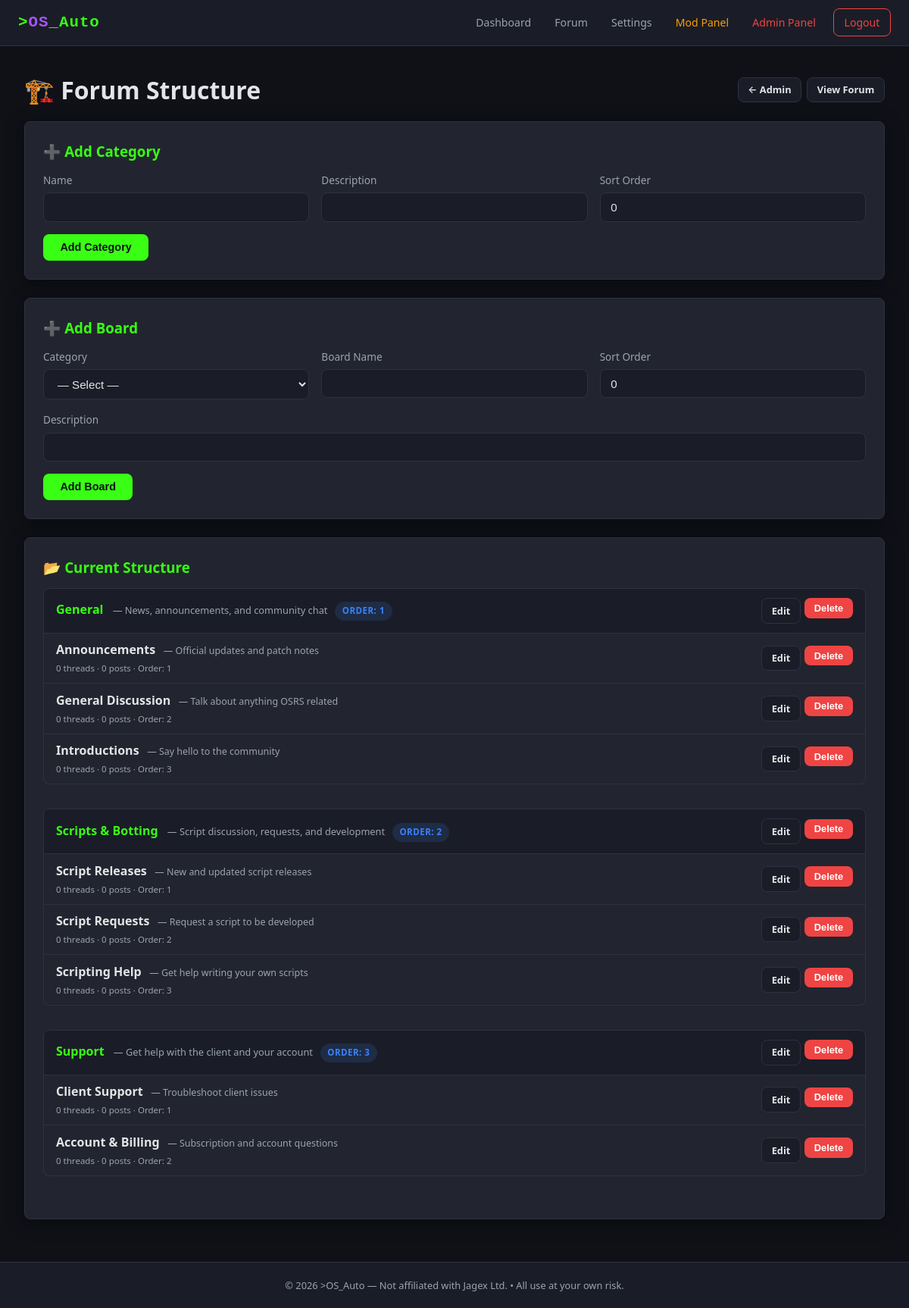
The page /admin/forums.php (signed in) on the database its author committed.
### tables this page shows
CREATE TABLE `forum_categories` (
  `category_id` INT UNSIGNED  NOT NULL AUTO_INCREMENT,
  `name`        VARCHAR(120)  NOT NULL,
  `description` TEXT          DEFAULT NULL,
  `sort_order`  INT           NOT NULL DEFAULT 0,
  PRIMARY KEY (`category_id`)
);

CREATE TABLE `forum_boards` (
  `board_id`     INT UNSIGNED NOT NULL AUTO_INCREMENT,
  `category_id`  INT UNSIGNED NOT NULL,
  `name`         VARCHAR(120) NOT NULL,
  `description`  TEXT         DEFAULT NULL,
  `sort_order`   INT          NOT NULL DEFAULT 0,
  `thread_count` INT UNSIGNED NOT NULL DEFAULT 0,
  `post_count`   INT UNSIGNED NOT NULL DEFAULT 0,
  `last_post_id` INT UNSIGNED DEFAULT NULL,
  `created_at`   DATETIME     NOT NULL DEFAULT CURRENT_TIMESTAMP,
  PRIMARY KEY (`board_id`),
  CONSTRAINT `fk_board_category`
    FOREIGN KEY (`category_id`) REFERENCES `forum_categories`(`category_id`)
    ON DELETE CASCADE
);

### includes/functions.php (called while the page is built, shortened)
<?php
function e(string $value): string
{
    return htmlspecialchars($value, ENT_QUOTES, 'UTF-8');
}

### admin/forums.php (the view, shortened to what this page needs)
<?php
require_once __DIR__ . '/../includes/db.php';
require_once __DIR__ . '/../includes/functions.php';
$editCat   = null;
$editBoard = null;
$categories = $pdo->query('SELECT * FROM `forum_categories` ORDER BY `sort_order` ASC, `category_id` ASC')->fetchAll();
$boards     = $pdo->query('SELECT * FROM `forum_boards` ORDER BY `sort_order` ASC, `board_id` ASC')->fetchAll();
$boardsByCat = [];
foreach ($boards as $b) $boardsByCat[$b['category_id']][] = $b;
require_once __DIR__ . '/../includes/header.php';
?>
<div class="flex-between flex-between-mobile mb-1">
  <h1>🏗️ Forum Structure</h1>
  <div style="display:flex;gap:.4rem;flex-wrap:wrap;">
    <a href="/admin/index.php" class="btn btn-secondary btn-sm">&larr; Admin</a>
    <a href="/forum/index.php" class="btn btn-secondary btn-sm">View Forum</a>
  </div>
</div>
<div class="card">
  <h3><?= $editCat ? '✏️ Edit Category' : '➕ Add Category' ?></h3>
  <form method="POST">
    <div class="grid-3" style="gap:1rem;">
      <div class="form-group">
        <label>Name</label>
        <input type="text" name="cat_name" required
               value="<?= e($editCat['name'] ?? '') ?>">
      </div>
      <div class="form-group">
        <label>Description</label>
        <input type="text" name="cat_desc"
               value="<?= e($editCat['description'] ?? '') ?>">
      </div>
      <div class="form-group">
        <label>Sort Order</label>
        <input type="number" name="cat_sort" value="<?= $editCat['sort_order'] ?? 0 ?>">
      </div>
    </div>
    <div style="display:flex;gap:.5rem;flex-wrap:wrap;">
      <button type="submit" class="btn btn-primary">
        <?= $editCat ? 'Update Category' : 'Add Category' ?>
      </button>
    </div>
  </form>
</div>
<div class="card">
  <h3><?= $editBoard ? '✏️ Edit Board' : '➕ Add Board' ?></h3>
  <form method="POST">
    <div class="grid-3" style="gap:1rem;">
      <div class="form-group">
        <label>Category</label>
        <select name="board_cat" required>
          <option value="">— Select —</option>
        </select>
      </div>
      <div class="form-group">
        <label>Board Name</label>
        <input type="text" name="board_name" required
               value="<?= e($editBoard['name'] ?? '') ?>">
      </div>
      <div class="form-group">
        <label>Sort Order</label>
        <input type="number" name="board_sort" value="<?= $editBoard['sort_order'] ?? 0 ?>">
      </div>
    </div>
    <div class="form-group">
      <label>Description</label>
      <input type="text" name="board_desc"
             value="<?= e($editBoard['description'] ?? '') ?>">
    </div>
    <div style="display:flex;gap:.5rem;flex-wrap:wrap;">
      <button type="submit" class="btn btn-primary">
        <?= $editBoard ? 'Update Board' : 'Add Board' ?>
      </button>
    </div>
  </form>
</div>
<div class="card">
  <h3>📂 Current Structure</h3>
  <?php foreach ($categories as $cat): ?>
    <div class="cat-section">
      <div class="cat-section-header">
        <div>
          <strong style="color:var(--accent-green);font-size:1rem;">
            <?= e($cat['name']) ?>
          </strong>
          <?php if ($cat['description']): ?>
            <span style="font-size:.8rem;color:var(--text-secondary);margin-left:.5rem;">
              — <?= e($cat['description']) ?>
            </span>
          <?php endif; ?>
          <span class="badge badge-blue" style="margin-left:.4rem;">
            Order: <?= $cat['sort_order'] ?>
          </span>
        </div>
        <div style="display:flex;gap:.3rem;flex-wrap:wrap;">
          <a href="/admin/forums.php?edit_cat=<?= $cat['category_id'] ?>"
             class="btn btn-secondary btn-sm">Edit</a>
          <form method="POST" style="display:inline;">
            <button type="submit" class="btn btn-danger btn-sm"
                    onclick="return confirm('Delete this category?');">Delete</button>
          </form>
        </div>
      </div>
      <?php
        $catBoards = $boardsByCat[$cat['category_id']] ?? [];
        if (empty($catBoards)):
      ?>
        <div class="board-row" style="color:var(--text-secondary);font-size:.85rem;border-radius:0 0 var(--radius) var(--radius);">
          No boards in this category.
        </div>
      <?php else: foreach ($catBoards as $b): ?>
        <div class="board-row">
          <div style="min-width:0;">
            <strong><?= e($b['name']) ?></strong>
            <?php if ($b['description']): ?>
              <span style="font-size:.78rem;color:var(--text-secondary);margin-left:.4rem;">
                — <?= e($b['description']) ?>
              </span>
            <?php endif; ?>
            <div style="font-size:.72rem;color:var(--text-secondary);margin-top:.15rem;">
              <?= $b['thread_count'] ?> threads &middot;
              <?= $b['post_count'] ?> posts &middot;
              Order: <?= $b['sort_order'] ?>
            </div>
          </div>
          <div style="display:flex;gap:.3rem;flex-wrap:wrap;flex-shrink:0;">
            <a href="/admin/forums.php?edit_board=<?= $b['board_id'] ?>"
               class="btn btn-secondary btn-sm">Edit</a>
            <form method="POST" style="display:inline;">
              <button type="submit" class="btn btn-danger btn-sm"
                      onclick="return confirm('Delete board?');">Delete</button>
            </form>
          </div>
        </div>
      <?php endforeach; endif; ?>
    </div>
  <?php endforeach; ?>
</div>
<?php require_once __DIR__ . '/../includes/footer.php'; ?>

### includes/header.php (style rules this page uses)
*, *::before, *::after { box-sizing: border-box; margin: 0; padding: 0; }
:root { --bg-primary: #0f1117; --bg-secondary: #1a1d27; --bg-card: #22252f; --border-color: #2e3140; --text-primary: #e4e4e7; --text-secondary:#9ca3af; --accent-green: #39ff14; --accent-purple: #a855f7; --accent-red: #ef4444; --accent-amber: #f59e0b; --accent-blue: #3b82f6; --font-mono: 'Courier New', monospace; --font-main: 'Segoe UI', system-ui, -apple-system, sans-serif; --radius: 8px; --shadow: 0 4px 24px rgba(0,0,0,.4); --nav-height: 60px; }
html { overflow-x: hidden; -webkit-text-size-adjust: 100%; }
body { font-family: var(--font-main); background: var(--bg-primary); color: var(--text-primary); line-height: 1.6; min-height: 100vh; display: flex; flex-direction: column; overflow-x: hidden; max-width: 100vw; }
a { color: var(--accent-green); text-decoration: none; transition: color .2s; }
.card { background: var(--bg-card); border: 1px solid var(--border-color); border-radius: var(--radius); padding: 1.5rem; margin-bottom: 1.5rem; box-shadow: var(--shadow); overflow: hidden; }
.card h2, .card h3 { margin-bottom: .75rem; color: var(--accent-green); }
.form-group { margin-bottom: 1rem; }
.form-group label { display: block; margin-bottom: .35rem; font-size: .85rem; color: var(--text-secondary); }
.form-group input, .form-group select, .form-group textarea { width: 100%; padding: .6rem .85rem; border-radius: var(--radius); border: 1px solid var(--border-color); background: var(--bg-secondary); color: var(--text-primary); font-size: .95rem; outline: none; transition: border-color .2s; }
.btn { display: inline-block; padding: .6rem 1.4rem; border: none; border-radius: var(--radius); font-size: .9rem; font-weight: 600; cursor: pointer; transition: opacity .2s, transform .1s; text-align: center; }
.btn-primary { background: var(--accent-green); color: #0f1117; }
.btn-danger { background: var(--accent-red); color: #fff; }
.btn-secondary { background: var(--bg-secondary); color: var(--text-primary); border: 1px solid var(--border-color); }
.btn-sm { padding: .35rem .8rem; font-size: .8rem; }
.grid-3 { display: grid; grid-template-columns: repeat(3, 1fr); gap: 1.5rem; }
.badge { display: inline-block; padding: .2rem .6rem; border-radius: 20px; font-size: .72rem; font-weight: 700; text-transform: uppercase; letter-spacing: .5px; }
.badge-blue { background: rgba(59,130,246,.15); color: var(--accent-blue); }
.mb-1 { margin-bottom: 1rem; }
.flex-between { display: flex; justify-content: space-between; align-items: center; flex-wrap: wrap; gap: .5rem; }

### includes/forum_helpers.php (style rules this page uses)
.cat-section { margin-bottom:2rem; }
.cat-section-header { background:var(--bg-secondary);padding:.75rem 1rem;border:1px solid var(--border-color);border-radius:var(--radius) var(--radius) 0 0;display:flex;justify-content:space-between;align-items:center;flex-wrap:wrap;gap:.5rem; }
.board-row { display:flex;justify-content:space-between;align-items:center;padding:.6rem 1rem;border:1px solid var(--border-color);border-top:none;gap:.5rem;flex-wrap:wrap; }
.board-row:last-child { border-radius:0 0 var(--radius) var(--radius); }

### rows shown on the page
forum_categories: name "General", description "News, announcements, and community chat", sort_order "1"
forum_boards: name "Announcements", description "Official updates and patch notes", thread_count "0", post_count "0", sort_order "1"
forum_boards: name "General Discussion", description "Talk about anything OSRS related", thread_count "0", post_count "0", sort_order "2"
forum_boards: name "Introductions", description "Say hello to the community", thread_count "0", post_count "0", sort_order "3"
forum_categories: name "Scripts & Botting", description "Script discussion, requests, and development", sort_order "2"
forum_boards: name "Script Releases", description "New and updated script releases", thread_count "0", post_count "0", sort_order "1"
forum_boards: name "Script Requests", description "Request a script to be developed", thread_count "0", post_count "0", sort_order "2"
forum_boards: name "Scripting Help", description "Get help writing your own scripts", thread_count "0", post_count "0", sort_order "3"
forum_categories: name "Support", description "Get help with the client and your account", sort_order "3"
forum_boards: name "Client Support", description "Troubleshoot client issues", thread_count "0", post_count "0", sort_order "1"
forum_boards: name "Account & Billing", description "Subscription and account questions", thread_count "0", post_count "0", sort_order "2"
